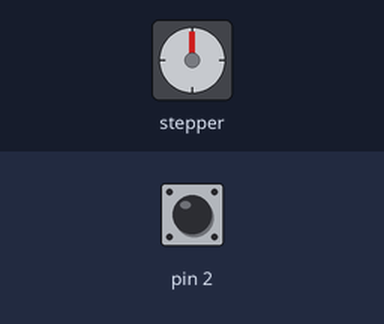
Simulated run of this sketch. Board: Arduino Uno, built with avr-gcc and run on an emulated ATmega328P. On the bench: stepper motor. The test bench sets the inputs (shaded band); at power-on: pin 2 HIGH. Stepper angles assume 2048 steps per turn.

Above: at 1.2 s.
1.3 s: pin 2 pulsed LOW 2 times (0.12 s each, 0.3 s apart)
At 1.99 s:
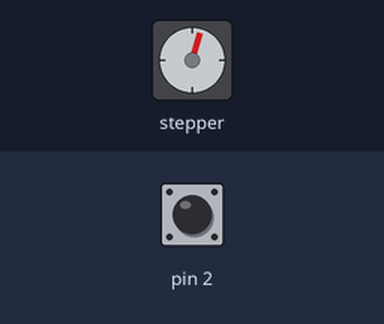
At 2.6 s:
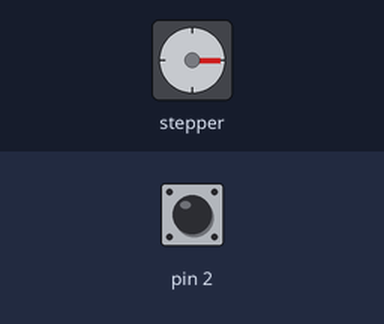
Timing chart, 0 to 12.3 s (numbered marks = the images above; inputs shaded):
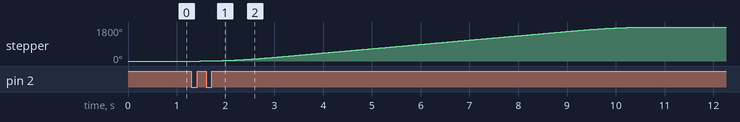

Measured:
- after the input at 1.3 s, stepper: turns 1800° clockwise in 9.3 s, starting after 0.19 s

The sketch:

Stepper_Motor.ino
```cpp
#include <AccelStepper.h>
#define motorPin1 8 // IN1 on the ULN2003 driver
#define motorPin2 7 // IN2 on the ULN2003 driver
#define motorPin3 6 // IN3 on the ULN2003 driver
#define motorPin4 5 // IN4 on the ULN2003 driver

#define MotorInterfaceType 8
int stepsPerRevolution = 2048;
unsigned long pressedTime, releaseTime;
int lastState = HIGH, currentState;

AccelStepper stepper = AccelStepper(MotorInterfaceType, motorPin1, motorPin3, motorPin2, motorPin4);
int state = 0;

void runMotor()
{
  releaseTime = millis();
  if (releaseTime - pressedTime > 1000)
  {
    stepsPerRevolution = -stepsPerRevolution;
  }
  state = 1;
}
void setup() {
  pinMode(2, INPUT);
  attachInterrupt(0, runMotor, RISING);
  stepper.setMaxSpeed(1500);
  stepper.setAcceleration(1000);
}

void loop() {
  currentState = digitalRead(2);
  if (currentState == LOW && lastState == HIGH) {
    pressedTime = millis();
  }
  lastState = currentState;
  if (state == 1)
  {
    int sensorReading = analogRead(A0);
    int numberRotate = map(sensorReading, 0, 1023, 1, 10);
    stepper.setCurrentPosition(0);
    stepper.moveTo(numberRotate * stepsPerRevolution);
    stepper.runToPosition();
    state = 0;
  }
}
```
